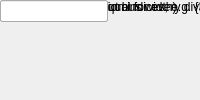
<?xml version="1.0" encoding="UTF-8"?>
<ui version="4.0">
 <class>MainWindow</class>
 <widget class="QMainWindow" name="MainWindow">
  <property name="windowTitle"><string>Munge</string></property>
  <widget class="QWidget" name="centralwidget">
   <!-- NOTE: this is a simplified structural mirror of the generated
        <module>_ui.py, not a full round-trip Designer file. Regenerate
        both from the same spec if you need to edit layout by hand. -->
       <widget class="QLabel" name="label_name">
     <property name="text"><string>Block name</string></property>
    </widget>
       <widget class="QLineEdit" name="name"/>
       <widget class="QLabel" name="label_total_bits">
     <property name="text"><string>Total Bits (input/output bus width)</string></property>
    </widget>
       <widget class="QSpinBox" name="total_bits"/>
       <widget class="QLabel" name="label_divisions">
     <property name="text"><string>Number of Divisions</string></property>
    </widget>
       <widget class="QSpinBox" name="divisions"/>
       <widget class="QLabel" name="label_size_bits">
     <property name="text"><string>Division Size (bits, equal for every division)</string></property>
    </widget>
       <widget class="QSpinBox" name="size_bits"/>
       <widget class="QLabel" name="label_packing_order">
     <property name="text"><string>Packing Order (division indices, e.g. {3,2,1,0})</string></property>
    </widget>
       <widget class="QLineEdit" name="packing_order"/>
  </widget>
 </widget>
 <resources/>
 <connections/>
</ui>
